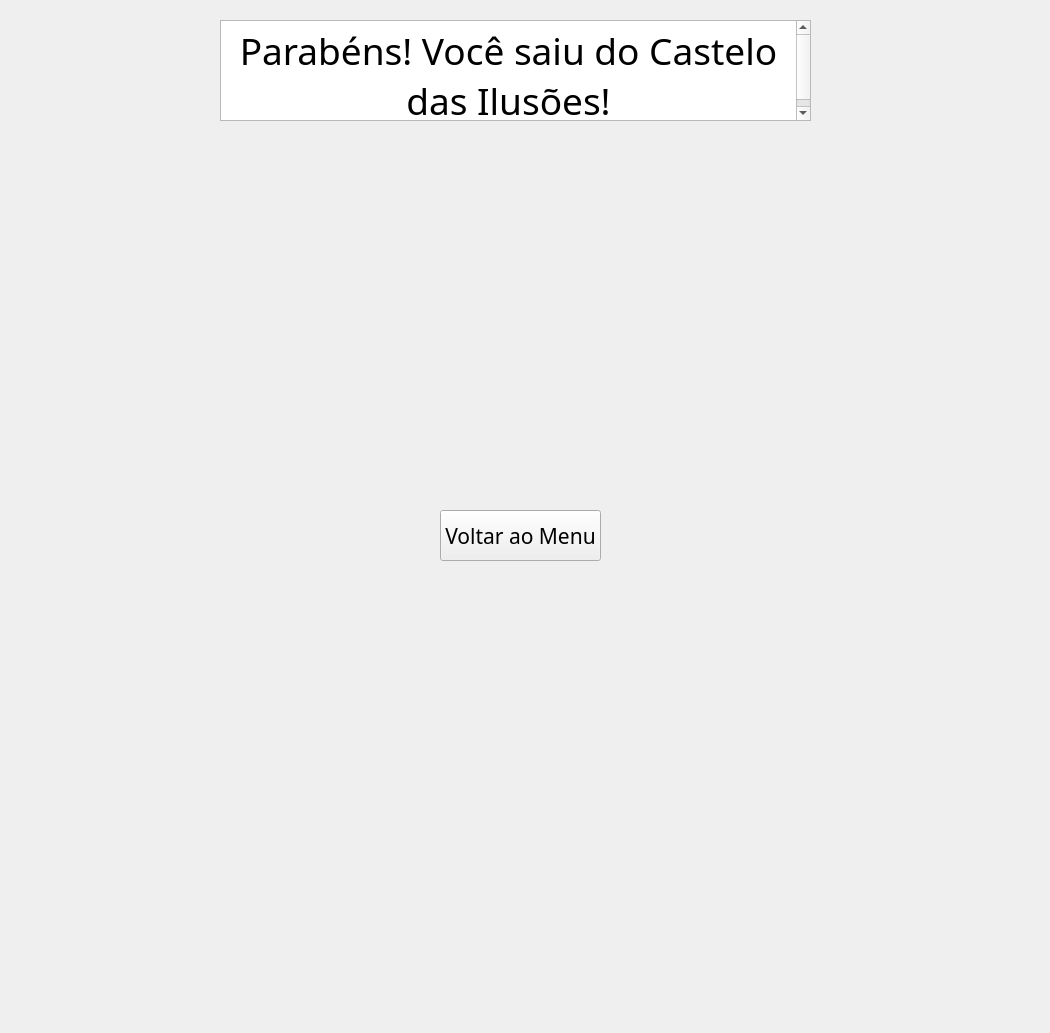
      <widget class="QWidget" name="page">
       <widget class="QLabel" name="label_14">
        <property name="geometry">
         <rect>
          <x>-20</x>
          <y>-290</y>
          <width>1041</width>
          <height>1024</height>
         </rect>
        </property>
        <property name="maximumSize">
         <size>
          <width>1041</width>
          <height>1024</height>
         </size>
        </property>
        <property name="font">
         <font>
          <family>Papyrus</family>
          <pointsize>19</pointsize>
          <weight>75</weight>
          <bold>true</bold>
         </font>
        </property>
        <property name="tabletTracking">
         <bool>false</bool>
        </property>
        <property name="focusPolicy">
         <enum>Qt::TabFocus</enum>
        </property>
        <property name="styleSheet">
         <string notr="true">QLabel{
   .img{
		height: 100%;
		width:100%;
		object-fit: cover;
    }
}</string>
        </property>
        <property name="frameShape">
         <enum>QFrame::NoFrame</enum>
        </property>
        <property name="frameShadow">
         <enum>QFrame::Raised</enum>
        </property>
        <property name="lineWidth">
         <number>10</number>
        </property>
        <property name="text">
         <string>&lt;!DOCTYPE HTML PUBLIC &quot;-//W3C//DTD HTML 4.0//EN&quot; &quot;http://www.w3.org/TR/REC-html40/strict.dtd&quot;&gt;
&lt;html&gt;&lt;head&gt;&lt;meta name=&quot;qrichtext&quot; content=&quot;1&quot; /&gt;&lt;style type=&quot;text/css&quot;&gt;
p, li { white-space: pre-wrap; }
&lt;/style&gt;&lt;/head&gt;&lt;body style=&quot; font-family:'Papyrus'; font-size:19pt; font-weight:600; font-style:normal;&quot;&gt;
&lt;p style=&quot; margin-top:0px; margin-bottom:0px; margin-left:0px; margin-right:0px; -qt-block-indent:0; text-indent:0px;&quot;&gt;&lt;img src=&quot;:/icons/imagens/_f599d019-ba86-46e7-839b-2df4b3a11421.jpeg&quot; /&gt;&lt;/p&gt;&lt;/body&gt;&lt;/html&gt;</string>
        </property>
        <property name="alignment">
         <set>Qt::AlignCenter</set>
        </property>
        <property name="indent">
         <number>0</number>
        </property>
        <property name="openExternalLinks">
         <bool>false</bool>
        </property>
       </widget>
       <widget class="QTextBrowser" name="textBrowser_10">
        <property name="geometry">
         <rect>
          <x>220</x>
          <y>20</y>
          <width>591</width>
          <height>101</height>
         </rect>
        </property>
        <property name="font">
         <font>
          <family>Macondo</family>
          <pointsize>28</pointsize>
         </font>
        </property>
        <property name="html">
         <string>&lt;!DOCTYPE HTML PUBLIC &quot;-//W3C//DTD HTML 4.0//EN&quot; &quot;http://www.w3.org/TR/REC-html40/strict.dtd&quot;&gt;
&lt;html&gt;&lt;head&gt;&lt;meta name=&quot;qrichtext&quot; content=&quot;1&quot; /&gt;&lt;style type=&quot;text/css&quot;&gt;
p, li { white-space: pre-wrap; }
&lt;/style&gt;&lt;/head&gt;&lt;body style=&quot; font-family:'Macondo'; font-size:28pt; font-weight:400; font-style:normal;&quot;&gt;
&lt;p align=&quot;center&quot; style=&quot; margin-top:0px; margin-bottom:0px; margin-left:0px; margin-right:0px; -qt-block-indent:0; text-indent:0px;&quot;&gt;Parabéns! Você saiu do Castelo das Ilusões!&lt;/p&gt;&lt;/body&gt;&lt;/html&gt;</string>
        </property>
       </widget>
       <widget class="QPushButton" name="pushButton_29">
        <property name="geometry">
         <rect>
          <x>440</x>
          <y>510</y>
          <width>161</width>
          <height>51</height>
         </rect>
        </property>
        <property name="font">
         <font>
          <family>Papyrus</family>
          <pointsize>16</pointsize>
         </font>
        </property>
        <property name="text">
         <string>Voltar ao Menu</string>
        </property>
       </widget>
      </widget>
